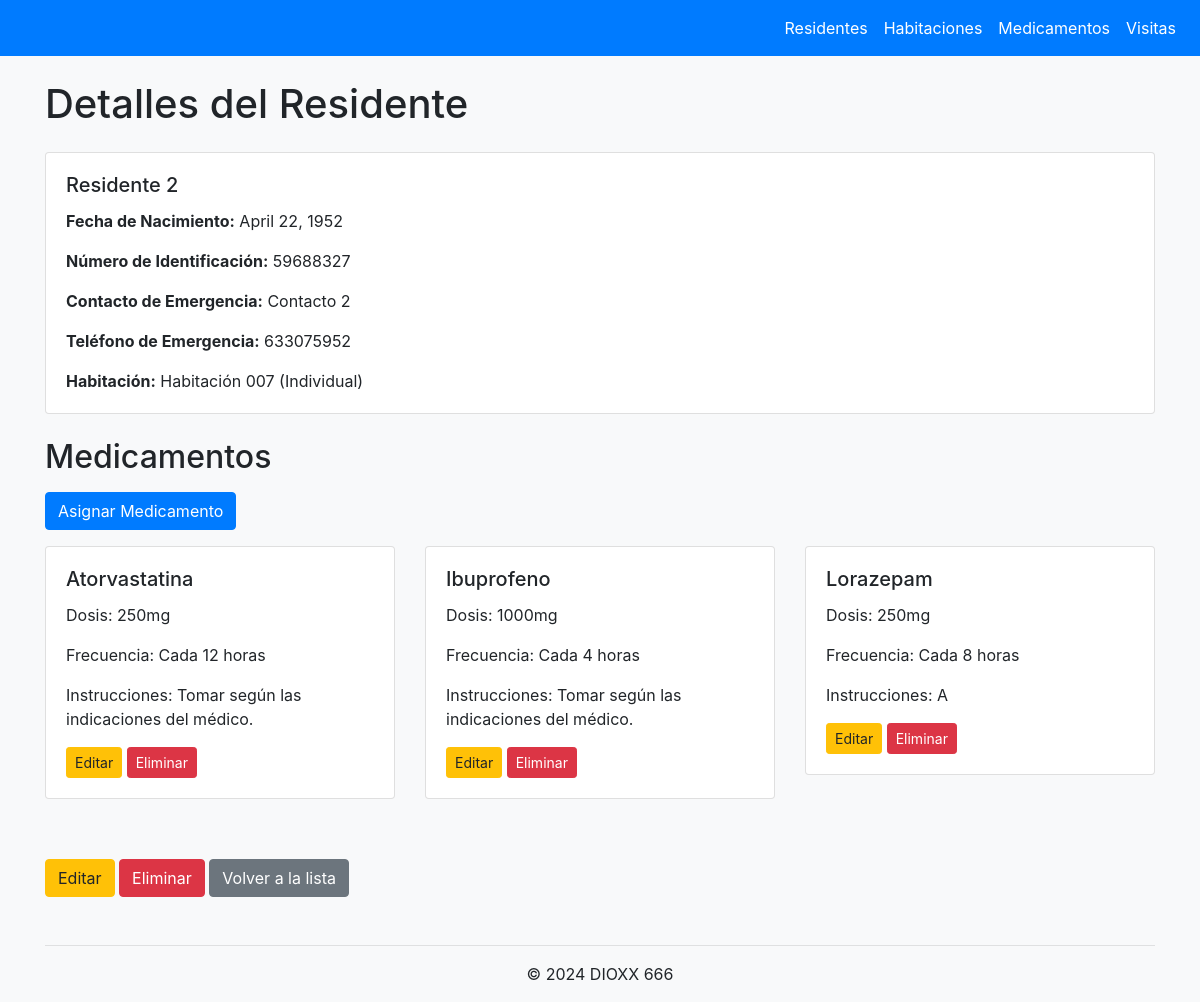
The page /residente/3/ on the database its author committed.
### core/models.py (models this page shows, shortened)
class Residente(models.Model):
    nombre = models.CharField(max_length=100)
    fecha_nacimiento = models.DateField()
    numero_identificacion = models.CharField(max_length=20, unique=True)
    contacto_emergencia = models.CharField(max_length=100)
    telefono_emergencia = models.CharField(max_length=20)
    habitacion = models.ForeignKey(Habitacion, on_delete=models.SET_NULL, null=True, blank=True)
    medicamentos = models.ManyToManyField(Medicamento, through='MedicamentoResidente')

class Habitacion(models.Model):
    numero = models.CharField(max_length=10, unique=True)
    tipo = models.CharField(max_length=20, choices=[('individual', 'Individual'), ('doble', 'Doble')])
    def __str__(self):
        return f"Habitación {self.numero} ({self.get_tipo_display()})"

class MedicamentoResidente(models.Model):
    residente = models.ForeignKey(Residente, on_delete=models.CASCADE)
    medicamento = models.ForeignKey(Medicamento, on_delete=models.CASCADE)
    instrucciones = models.TextField()

class Medicamento(models.Model):
    nombre = models.CharField(max_length=100)
    dosis = models.CharField(max_length=50)
    frecuencia = models.CharField(max_length=50)

### core/views.py (the view)
# urls.py: path('residente/<int:pk>/', views.ResidenteDetailView.as_view(), name='residente_detail'),
class ResidenteDetailView(DetailView):
    model = Residente
    template_name = 'core/residente_detail.html'

### core/templates/core/residente_detail.html
{% extends 'base.html' %}
{% load bootstrap4 %}
{% block content %}
  <h1 class="mb-4">Detalles del Residente</h1>
  <div class="card mb-4">
    <div class="card-body">
      <h5 class="card-title">{{ residente.nombre }}</h5>
      <p class="card-text"><strong>Fecha de Nacimiento:</strong> {{ residente.fecha_nacimiento }}</p>
      <p class="card-text"><strong>Número de Identificación:</strong> {{ residente.numero_identificacion }}</p>
      <p class="card-text"><strong>Contacto de Emergencia:</strong> {{ residente.contacto_emergencia }}</p>
      <p class="card-text"><strong>Teléfono de Emergencia:</strong> {{ residente.telefono_emergencia }}</p>
      <p class="card-text"><strong>Habitación:</strong>
        {% if residente.habitacion %}
          {{ residente.habitacion }}
        {% else %}
          No asignada
        {% endif %}
      </p>
    </div>
  </div>
  <h2 class="mb-3">Medicamentos</h2>
  <a href="{% url 'asignar_medicamento' residente.pk %}" class="btn btn-primary mb-3">Asignar Medicamento</a>
  {% if residente.medicamentoresidente_set.all %}
    <div class="row">
      {% for medicamento_residente in residente.medicamentoresidente_set.all %}
        <div class="col-md-4 mb-3">
          <div class="card">
            <div class="card-body">
              <h5 class="card-title">{{ medicamento_residente.medicamento.nombre }}</h5>
              <p class="card-text">Dosis: {{ medicamento_residente.medicamento.dosis }}</p>
              <p class="card-text">Frecuencia: {{ medicamento_residente.medicamento.frecuencia }}</p>
              <p class="card-text">Instrucciones: {{ medicamento_residente.instrucciones }}</p>
              <a href="{% url 'medicamento_residente_edit' medicamento_residente.pk %}" class="btn btn-warning btn-sm">Editar</a>
              <a href="{% url 'medicamento_residente_delete' medicamento_residente.pk %}" class="btn btn-danger btn-sm">Eliminar</a>
            </div>
          </div>
        </div>
      {% endfor %}
    </div>
  {% else %}
    <p class="alert alert-info">No hay medicamentos asignados.</p>
  {% endif %}
  <div class="mt-4">
    <a href="{% url 'residente_edit' residente.pk %}" class="btn btn-warning">Editar</a>
    <a href="{% url 'residente_delete' residente.pk %}" class="btn btn-danger">Eliminar</a>
    <a href="{% url 'residente_list' %}" class="btn btn-secondary">Volver a la lista</a>
  </div>
{% endblock %}

### core/templates/base.html (style rules this page uses)
body { padding-top: 5rem; background-color: #f8f9fa; }
.card { margin-bottom: 20px; }

### rows shown on the page
Residente: nombre "Residente 2", fecha_nacimiento "April 22, 1952", numero_identificacion "59688327", contacto_emergencia "Contacto 2", telefono_emergencia "633075952", habitacion "Habitación 007 (Individual)"
MedicamentoResidente: medicamento.nombre "Atorvastatina", medicamento.dosis "250mg", medicamento.frecuencia "Cada 12 horas", instrucciones "Tomar según las indicaciones del médico."
MedicamentoResidente: medicamento.nombre "Ibuprofeno", medicamento.dosis "1000mg", medicamento.frecuencia "Cada 4 horas", instrucciones "Tomar según las indicaciones del médico."
MedicamentoResidente: medicamento.nombre "Lorazepam", medicamento.dosis "250mg", medicamento.frecuencia "Cada 8 horas", instrucciones "A"
